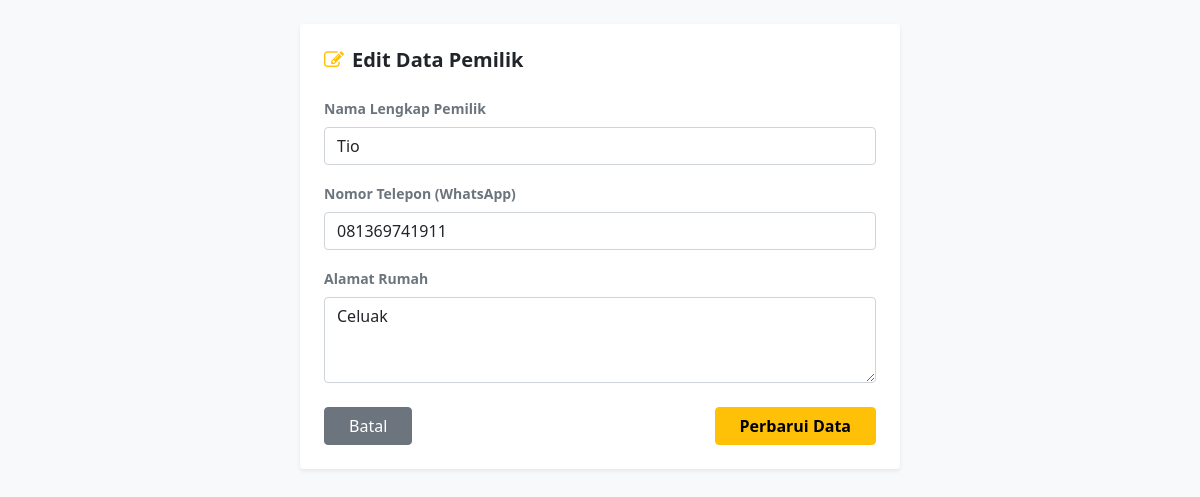
/page/edit_pemilik.php?id=1 (signed in), run on the app's committed database.
### tables this page shows
CREATE TABLE `pemilik` (
  `ID_Pemilik` int(11) NOT NULL,
  `Nama_Pemilik` varchar(100) NOT NULL,
  `No_Telepon` varchar(20) DEFAULT NULL,
  `Alamat` text
);

### page/edit_pemilik.php (the view, shortened to what this page needs)
<?php
include '../config/koneksi.php';
$id_pemilik = isset($_GET['id']) ? mysqli_real_escape_string($koneksi, $_GET['id']) : 0;
$query_cek = mysqli_query($koneksi, "SELECT * FROM pemilik WHERE ID_Pemilik = '$id_pemilik'");
$data = mysqli_fetch_assoc($query_cek);
?>
<!DOCTYPE html>
<html lang="id">
<head>
    <link href="../vendor/bootstrap/css/bootstrap.min.css" rel="stylesheet">
    <link rel="stylesheet" href="../assets/css/fontawesome.css">
</head>
<body class="bg-light p-4">
    <div class="container bg-white p-4 shadow-sm rounded" style="max-width: 600px;">
        <h5 class="fw-bold mb-4"><i class="fa fa-edit me-2 text-warning"></i>Edit Data Pemilik</h5>
        <form method="POST" action="">
            <div class="mb-3">
                <label class="form-label fw-bold small text-muted">Nama Lengkap Pemilik</label>
                <input type="text" name=\"Nama_Pemilik\" class="form-control" value="<?= htmlspecialchars($data['Nama_Pemilik']); ?>" required>
            </div>
            <div class="mb-3">
                <label class="form-label fw-bold small text-muted">Nomor Telepon (WhatsApp)</label>
                <input type="number" name=\"No_Telepon\" class="form-control" value="<?= htmlspecialchars($data['No_Telepon']); ?>" required>
            </div>
            <div class="mb-4">
                <label class="form-label fw-bold small text-muted">Alamat Rumah</label>
                <textarea name="Alamat" class="form-control" rows="3" required><?= htmlspecialchars($data['Alamat']); ?></textarea>
            </div>
            <div class="d-flex justify-content-between">
                <a href="data_pemilik.php" class="btn btn-secondary px-4">Batal</a>
                <button type="submit" name="update" class="btn btn-warning px-4 fw-bold">Perbarui Data</button>
            </div>
        </form>
    </div>
</body>
</html>

### data on the page
pemilik: Nama_Pemilik "Tio", No_Telepon "081369741911", Alamat "Celuak"
